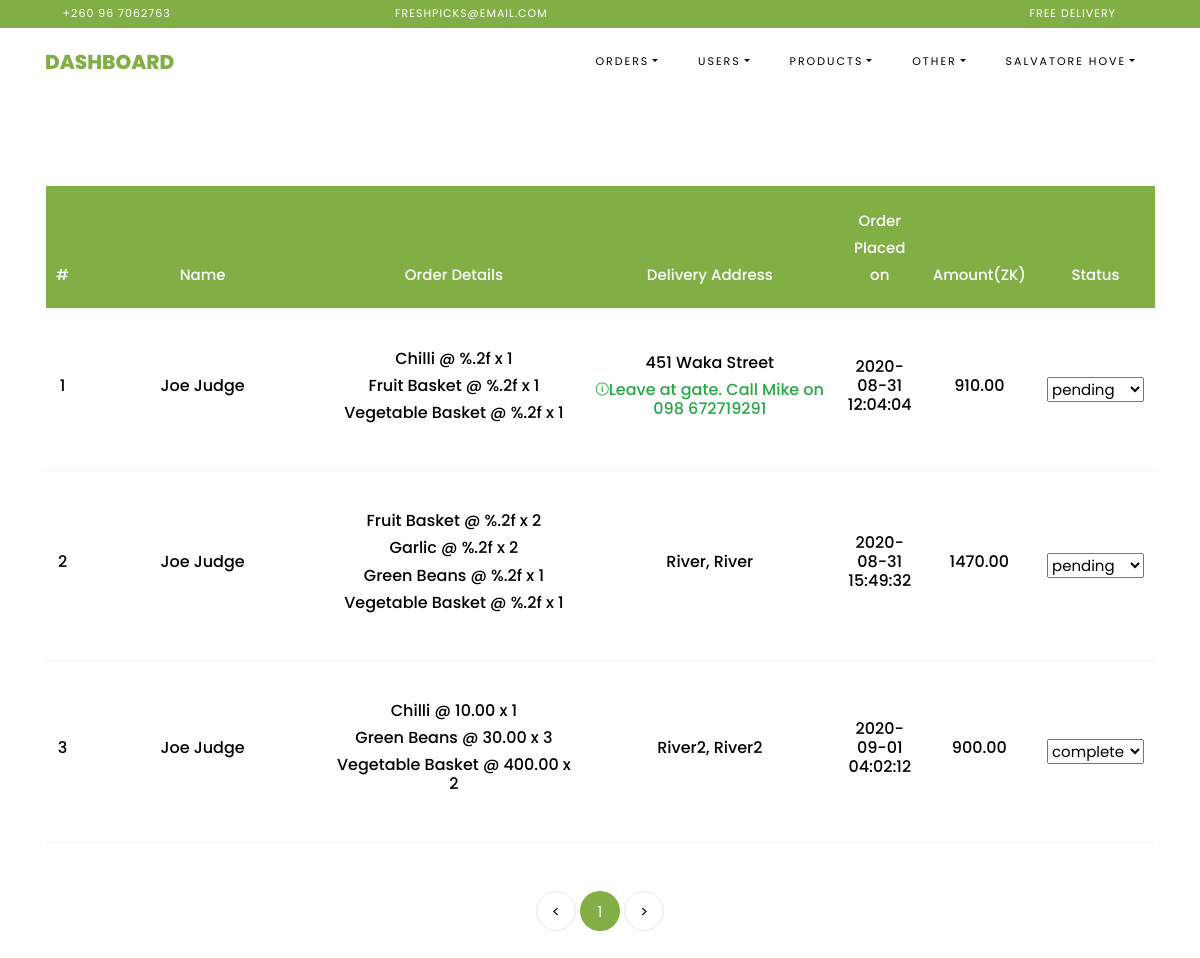
The app's page /admin/all_orders (signed in), older data.
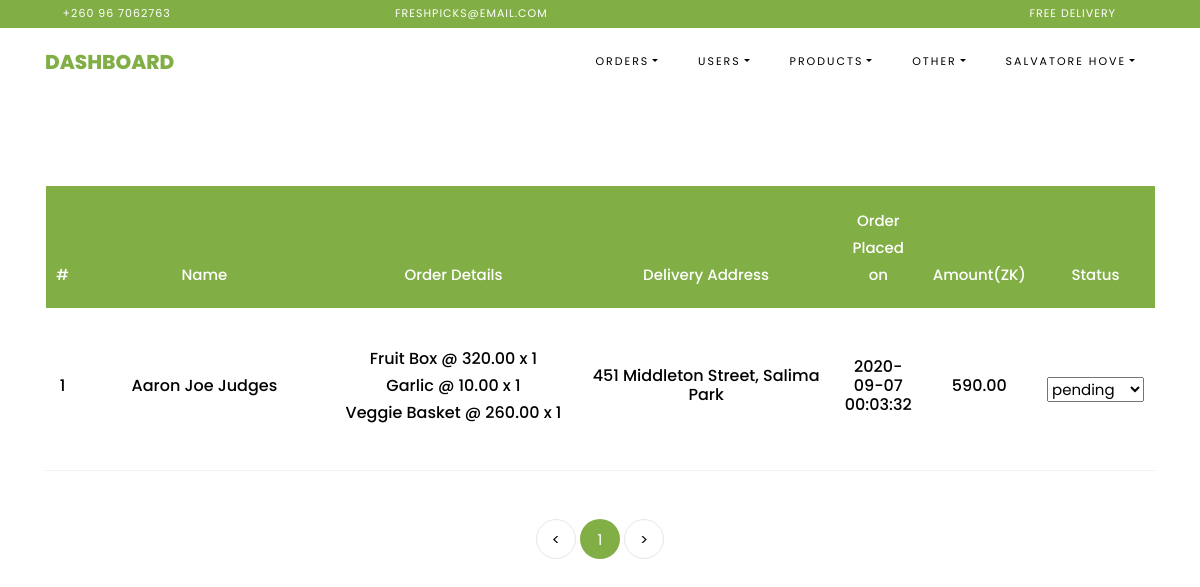
The same page, newer data.
### freshpicks/databaseModels.py (models this page shows, shortened)
class Orders(db.Model):
    id = db.Column(db.Integer, primary_key=True, autoincrement=True, unique=True)
    customer_id = db.Column(db.Integer(), db.ForeignKey('customers.id'), nullable=False)
    order = db.Column(db.String(), nullable=False)
    total_price = db.Column(db.Float(), nullable=False)
    delivery_address = db.Column(db.String(), nullable=False)
    date_ordered = db.Column(db.TIMESTAMP(), default=datetime.datetime.now(), nullable=False)
    additional_instructions = db.Column(db.String(), nullable=True)
    status = db.Column(db.String(), nullable=False, default="pending")
    date_completed = db.Column(db.TIMESTAMP(), nullable=True)
    date_cancelled = db.Column(db.TIMESTAMP(), nullable=True)

class Customers(db.Model, UserMixin):
    id = db.Column(db.Integer, primary_key=True, autoincrement=True, unique=True)
    fullname = db.Column(db.String(), nullable=False)
    address = db.Column(db.String(), nullable=False)
    town = db.Column(db.String(), nullable=False)
    country = db.Column(db.String(), nullable=False)
    phone_number = db.Column(db.String(), nullable=False, unique=True)
    email_address = db.Column(db.String(), unique=True, nullable=True)
    gender = db.Column(db.String(), nullable=False)
    dob = db.Column(db.String(), nullable=False)
    password = db.Column(db.String(), nullable=True)
    terms_and_conditions = db.Column(db.Boolean(), nullable=False)
    date_registered = db.Column(db.TIMESTAMP(), default=datetime.datetime.now(), nullable=False)
    orders = db.relationship('Orders', backref='buyer', lazy=True)

### freshpicks/admins/routes.py (the view, shortened to what this page needs)
@admins.route('/admin/<path:view>')
def admin_view(view):
    if not g.admins:
        return redirect(url_for('.admin'))
    page = request.args.get('page', 1, type=int)
    if "orders" in view:
        orders = ""  # need this to handle the filter the orders  in the view
        order_type = "all_orders"
        if view == "pending_orders":
            orders = Orders.query.filter_by(status="pending").paginate(per_page=PER_PAGE_VIEW, page=page)
            order_type = "pending_orders"
        if view == "completed_orders":
            orders = Orders.query.filter_by(status="complete").paginate(per_page=PER_PAGE_VIEW, page=page)
            order_type = "completed_orders"
        elif view == "cancelled_orders":
            orders = Orders.query.filter_by(status="cancel").paginate(per_page=PER_PAGE_VIEW, page=page)
            order_type = "cancelled_orders"
        elif view == "all_orders":
            orders = Orders.query.paginate(per_page=PER_PAGE_VIEW, page=page)
        return render_template('admin/manage_orders.html', order_type=order_type, orders_list=orders)
    elif view == "customers":
        customer_list = Customers.query.order_by(Customers.fullname.asc()).paginate(per_page=PER_PAGE_VIEW, page=page)
        return render_template('admin/manage_customers.html', customer_list=customer_list)
    elif view == "admin_users":
        admin_list = AdminUsers.query.order_by(AdminUsers.username.asc()).paginate(per_page=PER_PAGE_VIEW, page=page)
        return render_template('admin/manage_users.html', admin_list=admin_list)
    elif view == "products":
        product_list = Products.query.order_by(Products.is_basket_item.desc(), Products.name.asc()).paginate(
            per_page=PER_PAGE_VIEW, page=page)
        return render_template('admin/manage_products.html', product_list=product_list)
    return render_template('admin/manage_products.html', product_list=[])

### freshpicks/admins/routes.py (called while the page is built)
@admins.before_request
def before_request():
    g.admins = None
    if 'admin_username' in session:
        g.admins = session['admin_username']

### freshpicks/templates/admin/manage_orders.html (shortened to what this page needs)
{% extends 'admin/admin_template.html' %}
{% block navbar %}Dashboard{% endblock %}
{% block content %}
    <section class="ftco-section ftco-cart">
        <div class="container">
            <div class="row">
                <div class="col-md-12 ftco-animate">
                    <div class="cart-list">
                        <table class="table">
                            <thead class="thead-primary">
                            <tr class="text-center">
                                <th>#</th>
                                <th>Name</th>
                                <th>Order Details</th>
                                <th>Delivery Address</th>
                                <th>Order Placed on</th>
                                <th>Amount(ZK)</th>
                                <th>Status</th>
                            </tr>
                            </thead>
                            <tbody>
                            {% if orders_list %}
                                {% for order in orders_list.items %}
                                    <tr class="text-center">
                                        <form action="{{ url_for('admins.mark_complete') }}" method="post">
                                            <td class="total">
                                                <h6>{{ order.id }}</h6>
                                            </td>
                                            <td class="product-name">
                                                <h6>{{ order.buyer.fullname }}</h6>
                                            </td>
                                            <td class="product-name">
                                                {% set _order = order.order.splitlines() %}
                                                {% for i in _order %}
                                                    <h6>{{ i }}</h6>
                                                {% endfor %}
                                            </td>
                                            <td class="product-name">
                                                <h6>{{ order.delivery_address }}</h6>
                                                {% if order.additional_instructions %}
                                                    <h6 class="ion-ios-information-circle-outline text-success">{{ order.additional_instructions }}</h6>
                                                {% endif %}
                                            </td>
                                            <td class="categories">
                                                <h6>{{ order.date_ordered.strftime('%Y-%m-%d %H:%M:%S') }}</h6>
                                            </td>
                                            <td class="categories">
                                                <h6>{{ "%.2f"|format(order.total_price) }}</h6>
                                            </td>
                                            <td class="categories">
                                                <select class="dropdown-toggle" name="_order_status"
                                                        data-toggle="dropdown" aria-haspopup="true"
                                                        onchange="this.form.submit()">
                                                    <option selected disabled hidden
                                                            value="current">{{ order.status }}</option>
                                                </select>
                                            </td>
                                        </form>
                                    </tr>
                                {% endfor %}
                            {% endif %}
                            </tbody>
                        </table>
                        <div class="row mt-5">
                            <div class="col text-center">
                                <div class="block-27">
                                    <ul>
                                        <li><a href="#">&lt;</a></li>
                                        {% for page_num in orders_list.iter_pages(left_edge=1, right_edge=1, left_current=1, right_current=2) %}
                                            {% if page_num %}
                                                {% if orders_list.page == page_num %}
                                                    <li class="active"
                                                        href="{{ url_for('.admin_view', view=order_type, page=page_num) }}">
                                                        <span>{{ page_num }}</span></li>
                                                {% else %}
                                                    <li>
                                                        <a href="{{ url_for('admin_view', view=order_type, page=page_num) }}">{{ page_num }}</a>
                                                    </li>
                                                {% endif %}
                                            {% else %}
                                                <li>
                                                    <a href="{{ url_for('admin_view', view=order_type,  page=right_edge) }}">...</a>
                                                </li>
                                            {% endif %}
                                        {% endfor %}
                                        <li><a href="#">&gt;</a>
                                        </li>
                                    </ul>
                                </div>
                            </div>
                        </div>
                    </div>
                </div>
            </div>
        </div>
    </section>
{% endblock %}

### freshpicks/templates/admin/admin_template.html (shortened to what this page needs)
<!DOCTYPE html>
<html lang="en">
<head>
    <link rel="stylesheet" href="../../static/css/open-iconic-bootstrap.min.css">
    <link rel="stylesheet" href="../../static/css/animate.css">
    <link rel="stylesheet" href="../../static/css/owl.carousel.min.css">
    <link rel="stylesheet" href="../../static/css/owl.theme.default.min.css">
    <link rel="stylesheet" href="../../static/css/magnific-popup.css">
    <link rel="stylesheet" href="../../static/css/aos.css">
    <link rel="stylesheet" href="../../static/css/ionicons.min.css">
    <link rel="stylesheet" href="../../static/css/bootstrap-datepicker.css">
    <link rel="stylesheet" href="../../static/css/jquery.timepicker.css">
    <link rel="stylesheet" href="../../static/css/flaticon.css">
    <link rel="stylesheet" href="../../static/css/icomoon.css">
    <link rel="stylesheet" href="../../static/css/style.css">
</head>
<body class="goto-here">
<div class="py-1 bg-primary">
    <div class="container">
        <div class="row no-gutters d-flex align-items-start align-items-center px-md-0">
            <div class="col-lg-12 d-block">
                <div class="row d-flex">
                    <div class="col-md pr-4 d-flex topper align-items-center">
                        <div class="icon mr-2 d-flex justify-content-center align-items-center"><span
                                class="icon-phone2"></span></div>
                        <span class="text">+260 96 7062763</span>
                    </div>
                    <div class="col-md pr-4 d-flex topper align-items-center">
                        <div class="icon mr-2 d-flex justify-content-center align-items-center"><span
                                class="icon-paper-plane"></span></div>
                        <span class="text">freshpicks@email.com</span>
                    </div>
                    <div class="col-md-5 pr-4 d-flex topper align-items-center text-lg-right">
                        <span class="text">Free delivery</span>
                    </div>
                </div>
            </div>
        </div>
    </div>
</div>
<nav class="navbar navbar-expand-lg navbar-dark ftco_navbar bg-dark ftco-navbar-light" id="ftco-navbar">
    <div class="container">
        <a class="navbar-brand" href="{{ url_for('main.home') }}">{% block navbar %}{% endblock %}</a>
        <div class="collapse navbar-collapse" id="ftco-nav">
            <ul class="navbar-nav ml-auto">
                <li class="nav-item dropdown">
                    <a class="nav-link dropdown-toggle" href="#" id="dropdown04" data-toggle="dropdown"
                       aria-haspopup="true" aria-expanded="false">Orders</a>
                </li>
                <li class="nav-item dropdown">
                    <a class="nav-link dropdown-toggle" href="#" id="dropdown04" data-toggle="dropdown"
                       aria-haspopup="true" aria-expanded="false">Users</a>
                </li>
                <li class="nav-item dropdown">
                    <a class="nav-link dropdown-toggle" href="#" id="dropdown04" data-toggle="dropdown"
                       aria-haspopup="true" aria-expanded="false">Products</a>
                </li>
                <li class="nav-item dropdown">
                    <a class="nav-link dropdown-toggle" href="#" id="dropdown04" data-toggle="dropdown"
                       aria-haspopup="true" aria-expanded="false">Other</a>
                </li>
                {% if g.admins %}
                    <li class="nav-item dropdown">
                        <a class="nav-link dropdown-toggle" href="#" id="dropdown04" data-toggle="dropdown"
                           aria-haspopup="true" aria-expanded="false">{{ session['name'] }}</a>
                    </li>
                {% else: %}
                    <li class="nav-item"><a href="{{ url_for('admins.admin') }}" class="nav-link">Login</a></li>
                {% endif %}
            </ul>
        </div>
    </div>
</nav>
{% block content %} {% endblock %}
</body>
</html>

### freshpicks/static/css/icomoon.css (style rules this page uses)
[class^="icon-"], [class*=" icon-"] { font-family: 'icomoon' !important; speak: none; font-style: normal; font-weight: normal; font-variant: normal; text-transform: none; line-height: 1; -webkit-font-smoothing: antialiased; -moz-osx-font-smoothing: grayscale; }
.icon-paper-plane:before { content: "\f1d8"; }
.icon-phone2:before { content: "\e0cd"; }

Row changes from the older to the newer data that the page shows:
removed Orders: id "2", buyer.fullname "Joe Judge", _order "Fruit Basket @ %.2f x 2" "Garlic @ %.2f x 2" "Green Beans @ %.2f x 1" "Vegetable Basket @ %.2f x 1", delivery_address "River, River", date_ordered "2020-08-31 15:49:32", total_price "1470.00", _order_status "pending"
removed Orders: id "3", buyer.fullname "Joe Judge", _order "Chilli @ 10.00 x 1" "Green Beans @ 30.00 x 3" "Vegetable Basket @ 400.00 x 2", delivery_address "River2, River2", date_ordered "2020-09-01 04:02:12", total_price "900.00", _order_status "complete"
changed Orders "pending": buyer.fullname "Joe Judge" → "Aaron Joe Judges"; delivery_address "451 Waka Street" → "451 Middleton Street, Salima Park"; date_ordered "2020-08-31 12:04:04" → "2020-09-07 00:03:32"; total_price "910.00" → "590.00"; additional_instructions "Leave at gate. Call Mike on 098 672719291" → (not shown)
Text that changed along with them:
new list line: "Fruit Box @ 320.00 x 1"
new list line: "Garlic @ 10.00 x 1"
new list line: "Veggie Basket @ 260.00 x 1"
list line gone: "Chilli @ %.2f x 1"
list line gone: "Fruit Basket @ %.2f x 1"
list line gone: "Vegetable Basket @ %.2f x 1"
